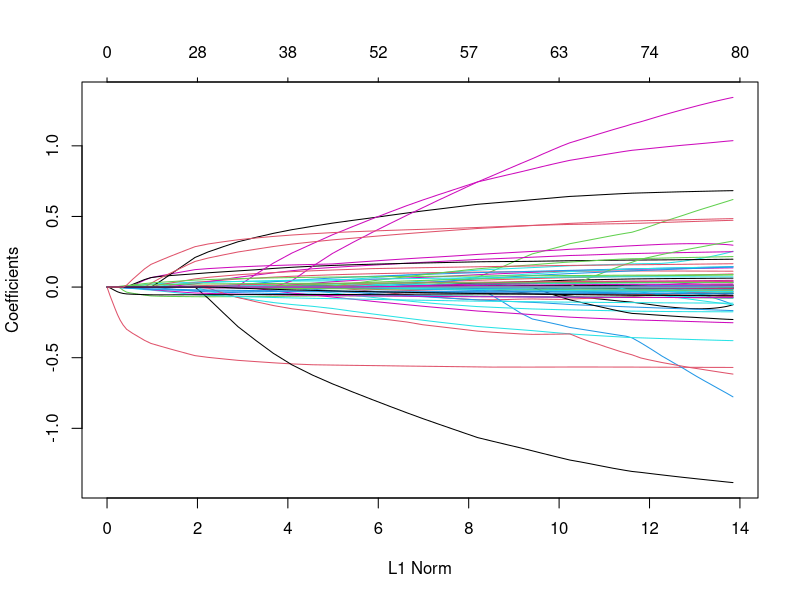

This figure's R source: (Note: this script raises an error after producing the figure.)
###################GLMNET MODEL
#setwd("HW 6/ Kaggle-Stress-Level-Prediction")
#Q1.  Fit a sparse regression to the competition data using glmnet with 
# alpha=1.  Include all columns that are either numeric or categorical 
# with a limited number of categories (so remove columns like ID, date that 
#                                      have many unique values).  Tune 
# lambda so that you end up with only 10 coefficients that are non-zero.  
# What are the 10 variables that those correspond to and are they positively 
# or negatively correlated with stress? 

#Working with numerical data columns first
#str(temp1)
#library(glmnet)

training<-read.csv("./train.csv")
testing<-read.csv("./test.csv")
index <- sample(2,nrow(training),replace=TRUE,prob=c(0.5,0.5))
temp1<-training[index==1,]
temp2<-training[index==2,]
# training[is.na(training)]=-1
# testing[is.na(testing)]=-1

y=temp1$pstr         #holding out y label
X=temp1[,3:84]      # for glmnet's numeric matrix
X$pstr=NULL         #removing pstr
X$SEX=as.numeric(as.factor(X$SEX))   #factoring the categorical value
library(tidyverse)
pstr_table=temp1%>%group_by(higheduc)%>%summarise(medianpstr=median(pstr)) #substituting median of pstr for higheduc:categorical column
X_join=right_join(X,pstr_table,by="higheduc") #joining both tables
#head(X_join$medianpstr) 
table(X_join$medianpstr)
X_join$higheduc=NULL #higheduc=NA


#################################################################
X_join[is.na(X_join)]=0 #putting zero in place of all NAs
X_join=as.matrix(X_join) #making matrix
temp2_mat<-temp2[,3:84]               #repeating the same thing for cross-validated set
temp2_mat$SEX=as.numeric(as.factor(temp2_mat$SEX))
temp2_mat$higheduc=NULL
temp2_mat[is.na(temp2_mat)]=0
temp2_mat=as.matrix(temp2_mat)

library(Matrix)
library(glmnet)


model_glmsparse<-glmnet(X_join,y,alpha=1) #glmnet model with alpha 1
plot(model_glmsparse)                     #plotting 
sum(coef(model_glmsparse,s=0.08)==0) 
coef(model_glmsparse,s=0.08)  #Total 10 non-zero columns


#cv <- cv.glmnet(X_join,y)                 #finding best alpha for our glmnet model
#modell=glmnet(X_join,y,lambda=cv$lambda.1se)  # cv$lambda.1se = 0.1209962 recommended way by authors to pick lambda
#sum(coef(modell,s=cv$lambda.1se)==0)  #total 65 zero columns
#pred_model<-predict(modell,newx=temp2_mat,s=cv$lambda.1se)
#rmse(temp2$pstr,pred_model) #2.85

pred_model<-predict(model_glmsparse,newx=temp2_mat,s=0.08)
rmse(temp2$pstr,pred_model)  #with s= 0.14 #rmse= 2.85281 #Top 10 Features
                            #with s=0.08 #rmse=2.81  #Top 19 Features

#for Top 10 Features, s=0.14
# nonzerocols<-cbind(X_join[,"SEX"],X_join[,"hisp"],X_join[,"hincome"],X_join[,"fam_actions_cv___4"],
#                     X_join[,"fam_discord_cv"],X_join[,"child_avg_elec_time_cv"],X_join[,"child_social_media_time_cv"],
#                     X_join[,"physical_activities_hr_cv"],X_join[,"sitting_weekday_hour_cv"],X_join[,"walk_10_min_per_day_cv"])
# 


#for Top 19 Features, s=0.08
nonzerocols<-cbind(X_join[,"SEX"],X_join[,"race6"],X_join[,"hisp"],
                   X_join[,"hincome"],X_join[,"pamarital"],
                   X_join[,"fam_wage_loss_cv"],
                   X_join[,"think_will_hospitalized_cv"],X_join[,"ext_fam_diag_cv"],
                   X_join[,"fam_actions_cv___4"],
                   X_join[,"fam_actions_cv___10"],
                   X_join[,"fam_discord_cv"],X_join[,"child_avg_elec_time_cv"],
                   X_join[,"child_past_risk_cv___4"],
                   X_join[,"child_social_media_time_2_cv"],X_join[,"child_social_media_time_cv"],
                   X_join[,"physical_activities_hr_cv"],X_join[,"sitting_weekday_hour_cv"],
                   X_join[,"walk_10_min_per_day_cv"],X_join[,"medianpstr"])



cor(nonzerocols, y,  method = "pearson", use = "complete.obs")
#             [,1]
# [1,] -0.09019607    SEX
# [2,]  0.06183502    hisp
# [3,] -0.07515416    hincome
# [4,]  0.05421621    fam_actions_cv___4
# [5,]  0.06540660    fam_discord_cv
# [6,]  0.07617617    child_avg_elec_time_cv
# [7,]  0.08960883    child_social_media_time_cv
# [8,] -0.08405217    physical_activities_hr_cv
# [9,]  0.06385007    sitting_weekday_hour_cv
# [10,] -0.06968231   walk_10_min_per_day_cv

#So negative correlation describes the inverse relation of factors or columns with stress
#Positive correlation describes the direct relation of factors or columns with stress
#Above are the top ten factors that affects the stress on human


##############################################################################################
#Predicting on test data

testing_mat<-testing[,3:84]               
testing_mat$SEX=as.numeric(as.factor(testing_mat$SEX))
testing_mat$higheduc=NULL
testing_mat[is.na(testing_mat)]=0
testing_mat=as.matrix(testing_mat)


testing$pstr<-predict(model_glmsparse,newx=testing_mat,s=0.08)

#testing$pstr=data.frame(id=testing$test_id, pred=pred_test_model)
write.csv(testing[,c("test_id","pstr")],"my_submission_glmnet_improved.csv",row.names=F)



